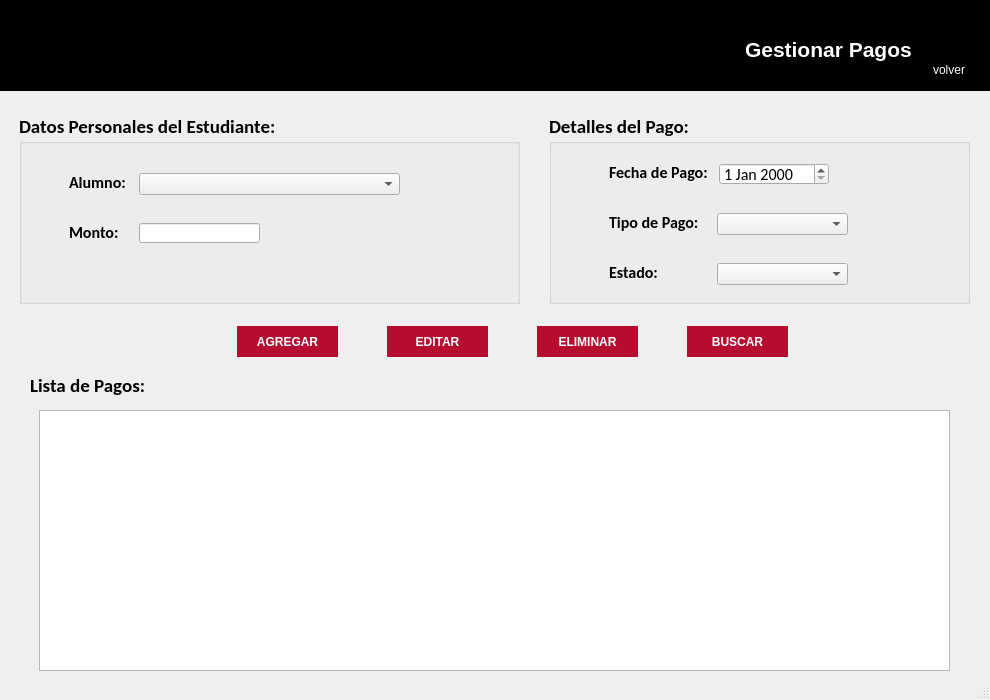
<?xml version="1.0" encoding="UTF-8"?>
<ui version="4.0">
 <class>MainWindow</class>
 <widget class="QMainWindow" name="MainWindow">
  <property name="geometry">
   <rect>
    <x>0</x>
    <y>0</y>
    <width>990</width>
    <height>700</height>
   </rect>
  </property>
  <property name="minimumSize">
   <size>
    <width>990</width>
    <height>700</height>
   </size>
  </property>
  <property name="maximumSize">
   <size>
    <width>990</width>
    <height>700</height>
   </size>
  </property>
  <property name="windowTitle">
   <string>Sistema Académico UTP - Gestionar Pagos</string>
  </property>
  <property name="windowIcon">
   <iconset>
    <normaloff>Img/icono.jpg</normaloff>Img/icono.jpg</iconset>
  </property>
  <widget class="QWidget" name="centralwidget">
   <widget class="QWidget" name="widget" native="true">
    <property name="geometry">
     <rect>
      <x>0</x>
      <y>0</y>
      <width>991</width>
      <height>91</height>
     </rect>
    </property>
    <property name="styleSheet">
     <string notr="true">background-color: rgb(0, 0, 0);</string>
    </property>
    <widget class="QLabel" name="logo_2">
     <property name="geometry">
      <rect>
       <x>20</x>
       <y>30</y>
       <width>111</width>
       <height>41</height>
      </rect>
     </property>
     <property name="text">
      <string/>
     </property>
     <property name="pixmap">
      <pixmap>../../Proyecto/Gestion_Alumnos/UI/img/icono.png</pixmap>
     </property>
     <property name="scaledContents">
      <bool>true</bool>
     </property>
    </widget>
    <widget class="QWidget" name="layoutWidget">
     <property name="geometry">
      <rect>
       <x>928</x>
       <y>19</y>
       <width>42</width>
       <height>61</height>
      </rect>
     </property>
     <layout class="QVBoxLayout" name="verticalLayout_2">
      <property name="spacing">
       <number>0</number>
      </property>
      <item>
       <widget class="QPushButton" name="btnVolver">
        <property name="enabled">
         <bool>true</bool>
        </property>
        <property name="minimumSize">
         <size>
          <width>40</width>
          <height>40</height>
         </size>
        </property>
        <property name="maximumSize">
         <size>
          <width>40</width>
          <height>40</height>
         </size>
        </property>
        <property name="cursor">
         <cursorShape>PointingHandCursor</cursorShape>
        </property>
        <property name="styleSheet">
         <string notr="true">background-color: none;
border:none</string>
        </property>
        <property name="icon">
         <iconset>
          <normaloff>../../Proyecto/Gestion_Alumnos/UI/img/cerrarSesion.png</normaloff>../../Proyecto/Gestion_Alumnos/UI/img/cerrarSesion.png</iconset>
        </property>
        <property name="iconSize">
         <size>
          <width>35</width>
          <height>35</height>
         </size>
        </property>
       </widget>
      </item>
      <item>
       <widget class="QLabel" name="txtSalir">
        <property name="cursor">
         <cursorShape>PointingHandCursor</cursorShape>
        </property>
        <property name="styleSheet">
         <string notr="true">color: rgb(255, 255, 255);</string>
        </property>
        <property name="text">
         <string>volver</string>
        </property>
        <property name="alignment">
         <set>Qt::AlignCenter</set>
        </property>
       </widget>
      </item>
     </layout>
    </widget>
    <widget class="QLabel" name="label_10">
     <property name="geometry">
      <rect>
       <x>745</x>
       <y>22</y>
       <width>172</width>
       <height>55</height>
      </rect>
     </property>
     <property name="text">
      <string>&lt;html&gt;&lt;head/&gt;&lt;body&gt;&lt;p&gt;&lt;span style=&quot; font-size:16pt; font-weight:600; color:#ffffff;&quot;&gt;Gestionar Pagos&lt;/span&gt;&lt;/p&gt;&lt;/body&gt;&lt;/html&gt;</string>
     </property>
    </widget>
   </widget>
   <widget class="QGroupBox" name="groupBox_2">
    <property name="geometry">
     <rect>
      <x>549</x>
      <y>113</y>
      <width>421</width>
      <height>191</height>
     </rect>
    </property>
    <property name="font">
     <font>
      <family>Calibri</family>
      <pointsize>14</pointsize>
      <weight>75</weight>
      <bold>true</bold>
     </font>
    </property>
    <property name="title">
     <string>Detalles del Pago:</string>
    </property>
    <widget class="QLabel" name="label_7">
     <property name="geometry">
      <rect>
       <x>60</x>
       <y>100</y>
       <width>93</width>
       <height>19</height>
      </rect>
     </property>
     <property name="font">
      <font>
       <pointsize>12</pointsize>
      </font>
     </property>
     <property name="text">
      <string>Tipo de Pago:</string>
     </property>
    </widget>
    <widget class="QLabel" name="label_8">
     <property name="geometry">
      <rect>
       <x>60</x>
       <y>50</y>
       <width>102</width>
       <height>19</height>
      </rect>
     </property>
     <property name="font">
      <font>
       <pointsize>12</pointsize>
      </font>
     </property>
     <property name="text">
      <string>Fecha de Pago:</string>
     </property>
    </widget>
    <widget class="QComboBox" name="cmbTipoPago">
     <property name="geometry">
      <rect>
       <x>168</x>
       <y>100</y>
       <width>131</width>
       <height>22</height>
      </rect>
     </property>
     <property name="font">
      <font>
       <pointsize>12</pointsize>
       <weight>50</weight>
       <bold>false</bold>
      </font>
     </property>
    </widget>
    <widget class="QDateEdit" name="dteFechaPago">
     <property name="geometry">
      <rect>
       <x>170</x>
       <y>50</y>
       <width>110</width>
       <height>22</height>
      </rect>
     </property>
     <property name="font">
      <font>
       <pointsize>12</pointsize>
       <weight>50</weight>
       <bold>false</bold>
      </font>
     </property>
    </widget>
    <widget class="QComboBox" name="cmbEstado">
     <property name="geometry">
      <rect>
       <x>168</x>
       <y>150</y>
       <width>131</width>
       <height>22</height>
      </rect>
     </property>
     <property name="font">
      <font>
       <pointsize>12</pointsize>
       <weight>50</weight>
       <bold>false</bold>
      </font>
     </property>
    </widget>
    <widget class="QLabel" name="label_11">
     <property name="geometry">
      <rect>
       <x>60</x>
       <y>150</y>
       <width>50</width>
       <height>19</height>
      </rect>
     </property>
     <property name="font">
      <font>
       <pointsize>12</pointsize>
      </font>
     </property>
     <property name="text">
      <string>Estado:</string>
     </property>
    </widget>
   </widget>
   <widget class="QGroupBox" name="groupBox">
    <property name="geometry">
     <rect>
      <x>19</x>
      <y>113</y>
      <width>501</width>
      <height>191</height>
     </rect>
    </property>
    <property name="font">
     <font>
      <family>Calibri</family>
      <pointsize>14</pointsize>
      <weight>75</weight>
      <bold>true</bold>
     </font>
    </property>
    <property name="title">
     <string>Datos Personales del Estudiante:</string>
    </property>
    <widget class="QLabel" name="label">
     <property name="geometry">
      <rect>
       <x>50</x>
       <y>60</y>
       <width>58</width>
       <height>19</height>
      </rect>
     </property>
     <property name="font">
      <font>
       <pointsize>12</pointsize>
      </font>
     </property>
     <property name="text">
      <string>Alumno:</string>
     </property>
    </widget>
    <widget class="QLabel" name="label_2">
     <property name="geometry">
      <rect>
       <x>50</x>
       <y>110</y>
       <width>54</width>
       <height>19</height>
      </rect>
     </property>
     <property name="font">
      <font>
       <pointsize>12</pointsize>
      </font>
     </property>
     <property name="text">
      <string>Monto:</string>
     </property>
    </widget>
    <widget class="QComboBox" name="cmbAlumno">
     <property name="geometry">
      <rect>
       <x>120</x>
       <y>60</y>
       <width>261</width>
       <height>22</height>
      </rect>
     </property>
     <property name="font">
      <font>
       <pointsize>12</pointsize>
       <weight>50</weight>
       <bold>false</bold>
      </font>
     </property>
    </widget>
    <widget class="QLineEdit" name="txtMonto">
     <property name="geometry">
      <rect>
       <x>120</x>
       <y>110</y>
       <width>121</width>
       <height>20</height>
      </rect>
     </property>
     <property name="font">
      <font>
       <pointsize>12</pointsize>
       <weight>50</weight>
       <bold>false</bold>
      </font>
     </property>
    </widget>
   </widget>
   <widget class="QLabel" name="label_9">
    <property name="geometry">
     <rect>
      <x>30</x>
      <y>374</y>
      <width>121</width>
      <height>23</height>
     </rect>
    </property>
    <property name="font">
     <font>
      <family>Calibri</family>
      <pointsize>14</pointsize>
      <weight>75</weight>
      <bold>true</bold>
     </font>
    </property>
    <property name="text">
     <string>Lista de Pagos:</string>
    </property>
   </widget>
   <widget class="QTableWidget" name="tblPagos">
    <property name="geometry">
     <rect>
      <x>39</x>
      <y>410</y>
      <width>911</width>
      <height>261</height>
     </rect>
    </property>
   </widget>
   <widget class="QPushButton" name="btnAgregar">
    <property name="geometry">
     <rect>
      <x>237</x>
      <y>326</y>
      <width>101</width>
      <height>31</height>
     </rect>
    </property>
    <property name="font">
     <font>
      <weight>75</weight>
      <bold>true</bold>
     </font>
    </property>
    <property name="cursor">
     <cursorShape>PointingHandCursor</cursorShape>
    </property>
    <property name="styleSheet">
     <string notr="true">QPushButton{
	color: rgb(255, 255, 255);
	border: none;
	background-color: rgb(181, 12, 47);
}

QPushButton:hover{
	background-color: rgb(218, 13, 58);
}</string>
    </property>
    <property name="text">
     <string>AGREGAR</string>
    </property>
   </widget>
   <widget class="QPushButton" name="btnBuscar">
    <property name="geometry">
     <rect>
      <x>687</x>
      <y>326</y>
      <width>101</width>
      <height>31</height>
     </rect>
    </property>
    <property name="font">
     <font>
      <weight>75</weight>
      <bold>true</bold>
     </font>
    </property>
    <property name="cursor">
     <cursorShape>PointingHandCursor</cursorShape>
    </property>
    <property name="styleSheet">
     <string notr="true">QPushButton{
	color: rgb(255, 255, 255);
	border: none;
	background-color: rgb(181, 12, 47);
}

QPushButton:hover{
	background-color: rgb(218, 13, 58);
}</string>
    </property>
    <property name="text">
     <string>BUSCAR</string>
    </property>
   </widget>
   <widget class="QPushButton" name="btnEditar">
    <property name="geometry">
     <rect>
      <x>387</x>
      <y>326</y>
      <width>101</width>
      <height>31</height>
     </rect>
    </property>
    <property name="font">
     <font>
      <weight>75</weight>
      <bold>true</bold>
     </font>
    </property>
    <property name="cursor">
     <cursorShape>PointingHandCursor</cursorShape>
    </property>
    <property name="styleSheet">
     <string notr="true">QPushButton{
	color: rgb(255, 255, 255);
	border: none;
	background-color: rgb(181, 12, 47);
}

QPushButton:hover{
	background-color: rgb(218, 13, 58);
}</string>
    </property>
    <property name="text">
     <string>EDITAR</string>
    </property>
   </widget>
   <widget class="QPushButton" name="btnEliminar">
    <property name="geometry">
     <rect>
      <x>537</x>
      <y>326</y>
      <width>101</width>
      <height>31</height>
     </rect>
    </property>
    <property name="font">
     <font>
      <weight>75</weight>
      <bold>true</bold>
     </font>
    </property>
    <property name="cursor">
     <cursorShape>PointingHandCursor</cursorShape>
    </property>
    <property name="styleSheet">
     <string notr="true">QPushButton{
	color: rgb(255, 255, 255);
	border: none;
	background-color: rgb(181, 12, 47);
}

QPushButton:hover{
	background-color: rgb(218, 13, 58);
}</string>
    </property>
    <property name="text">
     <string>ELIMINAR</string>
    </property>
   </widget>
  </widget>
  <widget class="QStatusBar" name="statusbar"/>
 </widget>
 <resources/>
 <connections/>
</ui>
